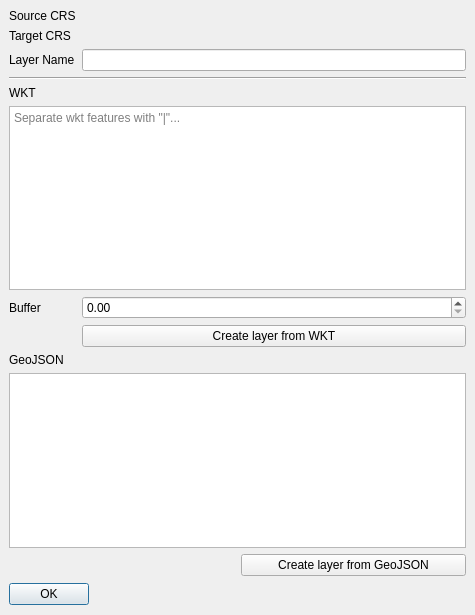
<?xml version="1.0" encoding="UTF-8"?>
<ui version="4.0">
 <class>Dialog</class>
 <widget class="QDialog" name="Dialog">
  <property name="geometry">
   <rect>
    <x>0</x>
    <y>0</y>
    <width>475</width>
    <height>615</height>
   </rect>
  </property>
  <property name="windowTitle">
   <string>Dialog</string>
  </property>
  <widget class="QDialogButtonBox" name="buttonBox">
   <property name="geometry">
    <rect>
     <x>9</x>
     <y>582</y>
     <width>80</width>
     <height>24</height>
    </rect>
   </property>
   <property name="orientation">
    <enum>Qt::Horizontal</enum>
   </property>
   <property name="standardButtons">
    <set>QDialogButtonBox::Ok</set>
   </property>
  </widget>
  <widget class="QWidget" name="gridLayoutWidget">
   <property name="geometry">
    <rect>
     <x>9</x>
     <y>9</y>
     <width>457</width>
     <height>338</height>
    </rect>
   </property>
   <layout class="QGridLayout" name="gridLayout">
    <item row="2" column="2">
     <widget class="QLineEdit" name="line_edit_layer_name"/>
    </item>
    <item row="1" column="1">
     <widget class="QLabel" name="label_4">
      <property name="text">
       <string>Target CRS</string>
      </property>
     </widget>
    </item>
    <item row="2" column="1">
     <widget class="QLabel" name="label_5">
      <property name="text">
       <string>Layer Name</string>
      </property>
     </widget>
    </item>
    <item row="5" column="1" colspan="2">
     <widget class="QPlainTextEdit" name="text_edit_wkt">
      <property name="placeholderText">
       <string>Separate wkt features with &quot;|&quot;...</string>
      </property>
     </widget>
    </item>
    <item row="1" column="2">
     <widget class="QgsProjectionSelectionWidget" name="crs_target"/>
    </item>
    <item row="4" column="1">
     <widget class="QLabel" name="label">
      <property name="text">
       <string>WKT</string>
      </property>
     </widget>
    </item>
    <item row="7" column="2">
     <widget class="QPushButton" name="btn_load_wkt">
      <property name="text">
       <string>Create layer from WKT</string>
      </property>
     </widget>
    </item>
    <item row="0" column="1">
     <widget class="QLabel" name="label_3">
      <property name="text">
       <string>Source CRS</string>
      </property>
     </widget>
    </item>
    <item row="0" column="2">
     <widget class="QgsProjectionSelectionWidget" name="crs_src"/>
    </item>
    <item row="6" column="1">
     <widget class="QLabel" name="label_6">
      <property name="text">
       <string>Buffer</string>
      </property>
     </widget>
    </item>
    <item row="3" column="1" colspan="2">
     <widget class="Line" name="line">
      <property name="orientation">
       <enum>Qt::Horizontal</enum>
      </property>
     </widget>
    </item>
    <item row="6" column="2">
     <widget class="QDoubleSpinBox" name="spin_box_buffer"/>
    </item>
   </layout>
  </widget>
  <widget class="QWidget" name="gridLayoutWidget_2">
   <property name="geometry">
    <rect>
     <x>9</x>
     <y>353</y>
     <width>457</width>
     <height>223</height>
    </rect>
   </property>
   <layout class="QGridLayout" name="gridLayout_2">
    <item row="0" column="1">
     <widget class="QLabel" name="label_2">
      <property name="text">
       <string>GeoJSON</string>
      </property>
     </widget>
    </item>
    <item row="2" column="2">
     <widget class="QPushButton" name="btn_load_geojson">
      <property name="text">
       <string>Create layer from GeoJSON</string>
      </property>
     </widget>
    </item>
    <item row="1" column="1" colspan="2">
     <widget class="QPlainTextEdit" name="text_edit_geojson"/>
    </item>
   </layout>
  </widget>
 </widget>
 <customwidgets>
  <customwidget>
   <class>QgsProjectionSelectionWidget</class>
   <extends>QWidget</extends>
   <header>qgsprojectionselectionwidget.h</header>
  </customwidget>
 </customwidgets>
 <resources/>
 <connections>
  <connection>
   <sender>buttonBox</sender>
   <signal>accepted()</signal>
   <receiver>Dialog</receiver>
   <slot>accept()</slot>
   <hints>
    <hint type="sourcelabel">
     <x>248</x>
     <y>254</y>
    </hint>
    <hint type="destinationlabel">
     <x>157</x>
     <y>274</y>
    </hint>
   </hints>
  </connection>
  <connection>
   <sender>buttonBox</sender>
   <signal>rejected()</signal>
   <receiver>Dialog</receiver>
   <slot>reject()</slot>
   <hints>
    <hint type="sourcelabel">
     <x>316</x>
     <y>260</y>
    </hint>
    <hint type="destinationlabel">
     <x>286</x>
     <y>274</y>
    </hint>
   </hints>
  </connection>
 </connections>
</ui>
